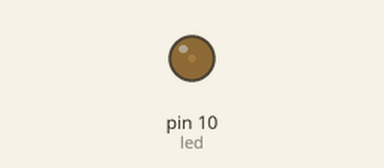
Simulated run of this sketch. Board: Arduino Uno, built with avr-gcc and run on an emulated ATmega328P. Shown: output pins drawn as LEDs (lit = HIGH).

Above: at 0.05 s.
At 0.25 s:
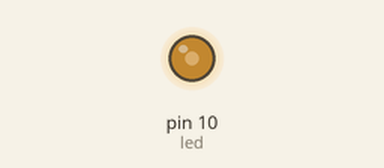
At 0.45 s:
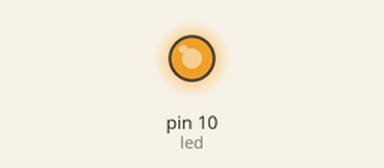
At 0.9 s:
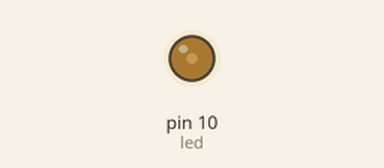
Timing chart, 0 to 3.0 s (numbered marks = the images above):
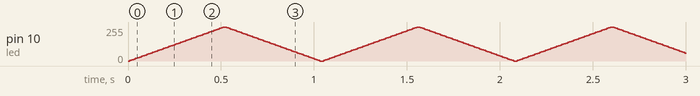

The sketch:

brightness-led.ino
```cpp
const int led = 10;
int brightness = 0;
// Inisialisasi LED dengan Pin 10
// Inisialisasi Brightnness LED


void setup() {
	pinMode(led, OUTPUT);
	//Setup LED
}

void loop() {

	for (brightness = 0; brightness <= 255; brightness += 5){
		analogWrite(led, brightness);
		delay(10);
		// Menaikan brightness dari 0 ke 255
	}

	for (brightness = 255; brightness >= 0; brightness -= 5){
		analogWrite(led, brightness);
		delay(10);
		// Turunkan brightness dari 0 ke 255

	}
}
```
